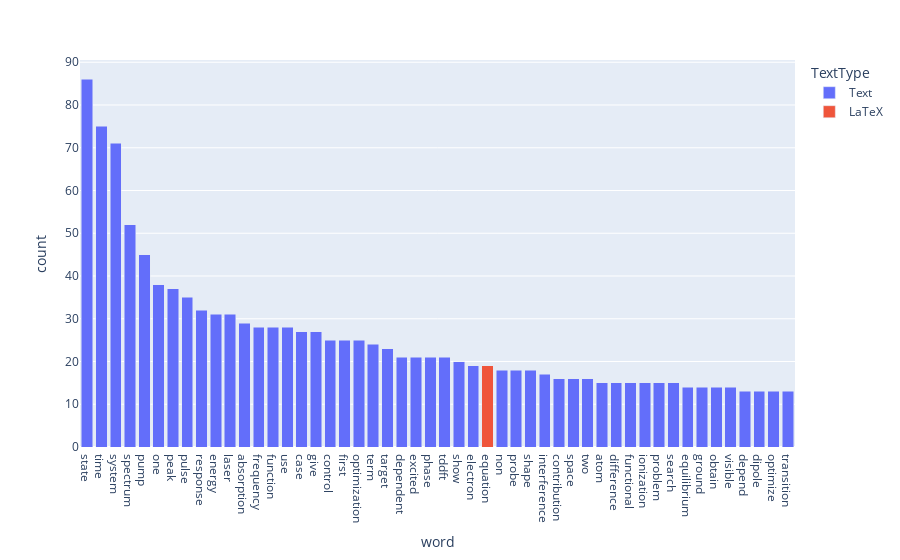

This figure's notebook cell:
### Code cell
tokens = convert_text_to_clean_tokens(text_raw, stopwords=stopwords.words('english'),
                                                                         clean_latex=True,
                                                                         lemmatize=True,
                                     delete_punctuation=True)
text_clean = ' '.join([token[0] for token in tokens])
create_wordcounts_bar_chart(create_wordcounts_text(text_clean))

### Figure 1 — Plotly figure (JSON) as saved in the notebook; plotly's stock layout.template omitted (floating-point values rounded to 4 significant figures)
{"data": [{"alignmentgroup": "True", "hovertemplate": "TextType=Text<br>word=%{x}<br>count=%{y}<extra></extra>", "legendgroup": "Text", "marker": {"color": "#636efa", "pattern": {"shape": ""}}, "name": "Text", "offsetgroup": "Text", "orientation": "v", "showlegend": true, "textposition": "auto", "type": "bar", "x": ["absorption", "atom", "case", "contribution", "control", "depend", "dependent", "difference", "dipole", "electron", "energy", "equilibrium", "excited", "first", "frequency", "function", "functional", "give", "ground", "interference", "ionization", "laser", "non", "obtain", "one", "optimization", "optimize", "peak", "phase", "probe", "problem", "pulse", "pump", "response", "search", "shape", "show", "space", "spectrum", "state", "system", "target", "tddft", "term", "time", "transition", "two", "use", "visible"], "xaxis": "x", "y": [29, 15, 27, 16, 25, 13, 21, 15, 13, 19, 31, 14, 21, 25, 28, 28, 15, 27, 14, 17, 15, 31, 18, 14, 38, 25, 13, 37, 21, 18, 15, 35, 45, 32, 15, 18, 20, 16, 52, 86, 71, 23, 21, 24, 75, 13, 16, 28, 14], "yaxis": "y"}, {"alignmentgroup": "True", "hovertemplate": "TextType=LaTeX<br>word=%{x}<br>count=%{y}<extra></extra>", "legendgroup": "LaTeX", "marker": {"color": "#EF553B", "pattern": {"shape": ""}}, "name": "LaTeX", "offsetgroup": "LaTeX", "orientation": "v", "showlegend": true, "textposition": "auto", "type": "bar", "x": ["equation"], "xaxis": "x", "y": [19], "yaxis": "y"}], "layout": {"barmode": "stack", "legend": {"title": {"text": "TextType"}, "tracegroupgap": 0}, "margin": {"t": 60}, "xaxis": {"anchor": "y", "categoryorder": "total descending", "domain": [0, 1], "title": {"text": "word"}}, "yaxis": {"anchor": "x", "domain": [0, 1], "title": {"text": "count"}}}}
